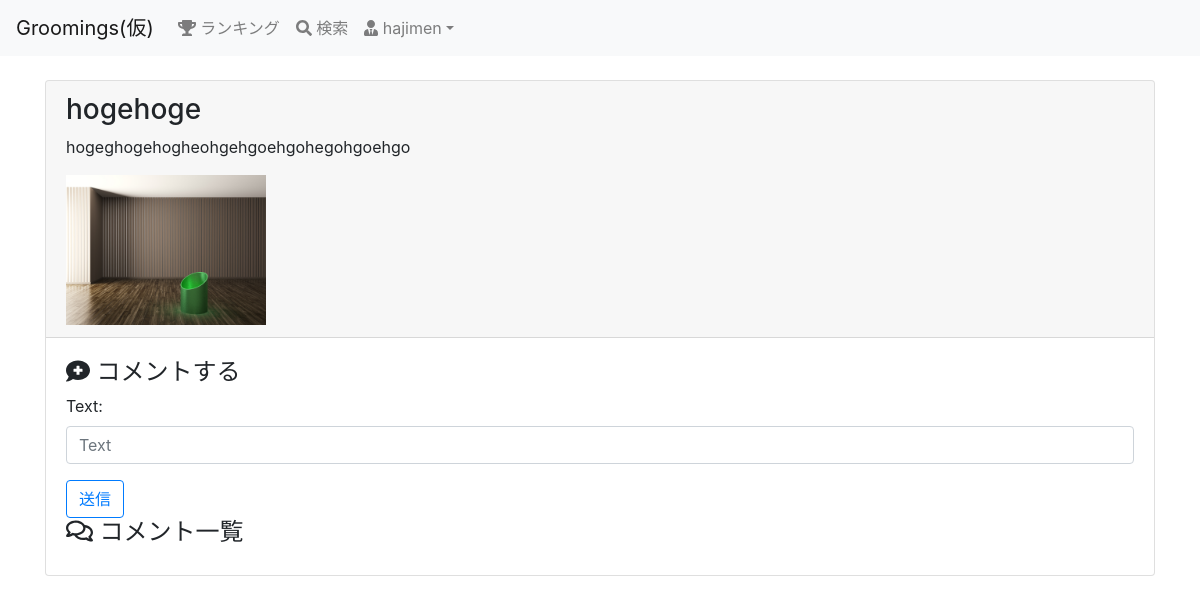
/post/2/ (signed in), run on the app's committed database.
### groomings/models.py (models this page shows, shortened)
class User(AbstractBaseUser, PermissionsMixin):
    username = models.CharField(max_length=150)
    email = models.EmailField(max_length=255, unique=True)
    image = models.FileField(upload_to='user_image/', null=True, blank=True)
    point = models.IntegerField(default=50, validators=[MinValueValidator(0)])
    follow = models.ManyToManyField(
        'self', blank=True, symmetrical=False, related_name="follower"
    )
    is_active = models.BooleanField(default=True)
    is_staff = models.BooleanField(default=False) # 管理画面にログインできるかどうか
    USERNAME_FIELD = 'email' # このテーブルのレコードを一意に識別
    REQUIRED_FIELDS = ['username'] # スーパーユーザー作成時に入力する(emailとパスワードは必須だからそれ以外で)
    objects = UserManager()
    class Meta:
        db_table = 'user'

class Date(models.Model):
    created_at = models.DateTimeField(default=now)
    class Meta:
        abstract = True

class Post(Date):
    title = models.CharField(max_length=30)
    image1 = models.FileField(upload_to='post_image/', null=True, blank=True)
    image2 = models.FileField(upload_to='post_image/', null=True, blank=True)
    image3 = models.FileField(upload_to='post_image/', null=True, blank=True)
    text = models.TextField()
    user = models.ForeignKey(
        'User', on_delete=models.CASCADE, related_name="user_post"
    )
    favorite = models.ManyToManyField(User, related_name="user_favo_post")
    category = models.CharField(max_length=15, default='カテゴリーなし')
    class Meta:
        db_table = 'post'

### groomings/views.py (the view, shortened to what this page needs)
# urls.py: path(r'post/<int:post_id>/', views.post_detail, name='post_detail'), # 投稿詳細ページ(<int:post_id>必要)
@login_required
def post_detail(request, post_id):
    post = Post.objects.get(pk=post_id)
    comme_form = forms.CommentForm(request.POST or None)
    unvisited_comme_notifys = Notify.objects.filter(kind="comment", notify_id=post_id, user=request.user, is_visited=False)
    for notify in unvisited_comme_notifys: # このポストについたコメントの通知をvisitedにする
        notify.is_visited = True
        notify.save()
    comments = post.post_comment.all()
    return render(request, 'groomings/post_detail.html', context={"post": post, "form": comme_form, "comments": comments})

### groomings/forms.py
class CommentForm(BaseForm):
    class Meta:
        model = Comment
        fields =('text',)

### groomings/templates/groomings/post_detail.html (shortened to what this page needs)
{% extends 'groomings/base.html' %}
{% load tag_event %}
{% block content %}
<div class="card">
    <div class="card-header">
        <h3>{{ post.title }}</h3>
        <p>{{ post.text }}</p>
        {% if post.image1 %}
        <img src="{{ post.image1.url }}" alt="" width="200px">
        {% endif %}
    </div>
    <div class="card-body">
        <h4><i class="fas fa-comment-medical"></i> コメントする</h4>
        <form method="POST">
            {{ form.as_p }}
            <input type="submit" value="送信" class="btn btn-outline-primary">
        </form>
        <h4><i class="far fa-comments"></i> コメント一覧</h4>
    </div>
</div>
{% endblock %}

### groomings/templates/groomings/base.html (shortened to what this page needs)
{% load static %}<!DOCTYPE html>
<html lang="ja">
    <head>
        <link rel="stylesheet" type="text/css" href="{% static 'base.css' %}">
        <link rel="stylesheet" href="https://stackpath.bootstrapcdn.com/bootstrap/4.5.0/css/bootstrap.min.css">
    </head>
    <body>
        <header class="mb-4">
            <nav class="navbar navbar-expand-sm navbar-light bg-light">
                <a href="{% url 'groomings:top' %}" class="navbar-brand">Groomings(仮)</a>
                <div class="collapse navbar-collapse" id="nav-bar">
                    <ul class="navbar-nav">
                        <li class="nav-item"><a href="{% url 'groomings:ranking' %}" class="nav-link"><i class="fas fa-trophy"></i> ランキング</a></li>
                        <li class="nav-item"><a href="{% url 'groomings:search' %}" class="nav-link"><i class="fas fa-search"></i> 検索</a></li>
                        <li class="nav-item dropdown">
                            {% if request.user.is_authenticated %}
                            <a href="#" class="nav-link dropdown-toggle" data-toggle="dropdown"><i class="fas fa-user-tie"></i> {{ request.user.username }}</a>
                            {% endif %}
                        </li>
                    </ul>
                </div>
            </nav>
        </header>
        <div class="container">
            {% block content %}{% endblock %}
        </div>
    </body>
</html>

### data on the page
User: user.username "hajimen"
Post: title "hogehoge", text "hogeghogehogheohgehgoehgohegohgoehgo", image1 (picture)
